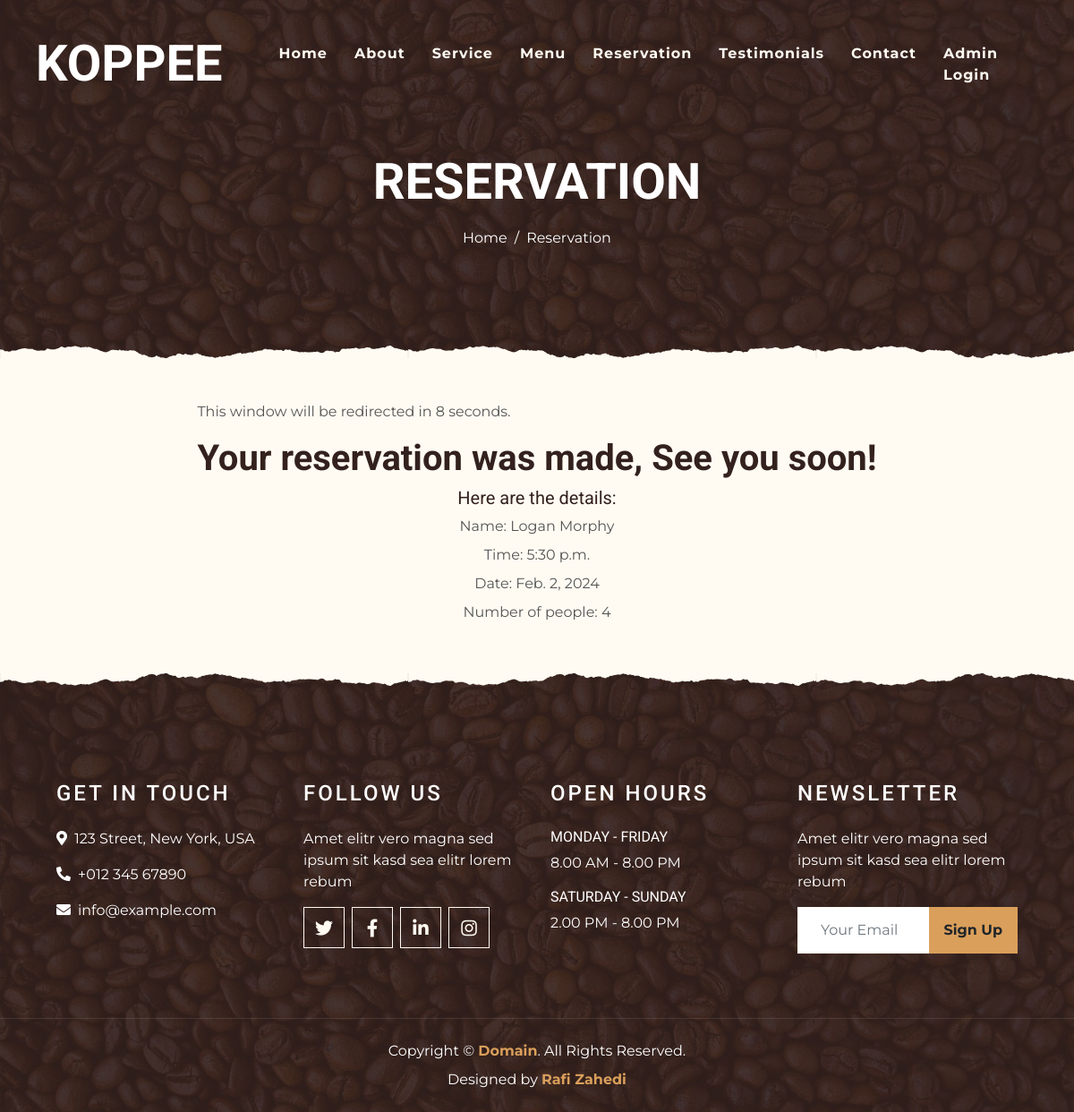
/success_page/18/, run on the app's committed database.
### base/models.py (models this page shows, shortened)
class Reservation(models.Model):
    name = models.CharField(max_length=100)
    email = models.EmailField()
    date = models.DateField()
    time = models.TimeField()
    number_of_people = models.PositiveSmallIntegerField()

### base/views.py (the view)
# urls.py: path('success_page/<str:pk>/', views.success_page, name='success-page'),
def success_page(request, pk):
    reserves = Reservation.objects.get(id=pk)
    context = {'reserves': reserves}
    return render(request, 'success_page.html', context)

### templates/success_page.html (shortened to what this page needs)
{% extends 'main.html' %}
{% block content %}
    <div class="container-fluid page-header mb-5 position-relative overlay-bottom">
        <div class="d-flex flex-column align-items-center justify-content-center pt-0 pt-lg-5"
             style="min-height: 400px">
            <h1 class="display-4 mb-3 mt-0 mt-lg-5 text-white text-uppercase">Reservation</h1>
            <div class="d-inline-flex mb-lg-5">
                <p class="m-0 text-white"><a class="text-white" href="">Home</a></p>
                <p class="m-0 text-white px-2">/</p>
                <p class="m-0 text-white">Reservation</p>
            </div>
        </div>
    </div>
    <div class=" d-flex justify-content-center">
        <div>
            <p id="countdown-message">This window will be closed in 5 seconds.</p>
            <h1> Your reservation was made, See you soon!</h1>
            <div class=" text-center">
                <h5>Here are the details: </h5>
                <label>Name: </label>
                {{ reserves.name }}
                <br>
                <label>Time: </label> {{ reserves.time }}
                <br>
                <label>Date: </label> {{ reserves.date }}
                <br>
                <label>Number of people: </label> {{ reserves.number_of_people }}
            </div>
        </div>
    </div>
{% endblock %}

### data on the page
Reservation: name "Logan Morphy", time "5:30 p.m.", date "Feb. 2, 2024", number_of_people "4"
